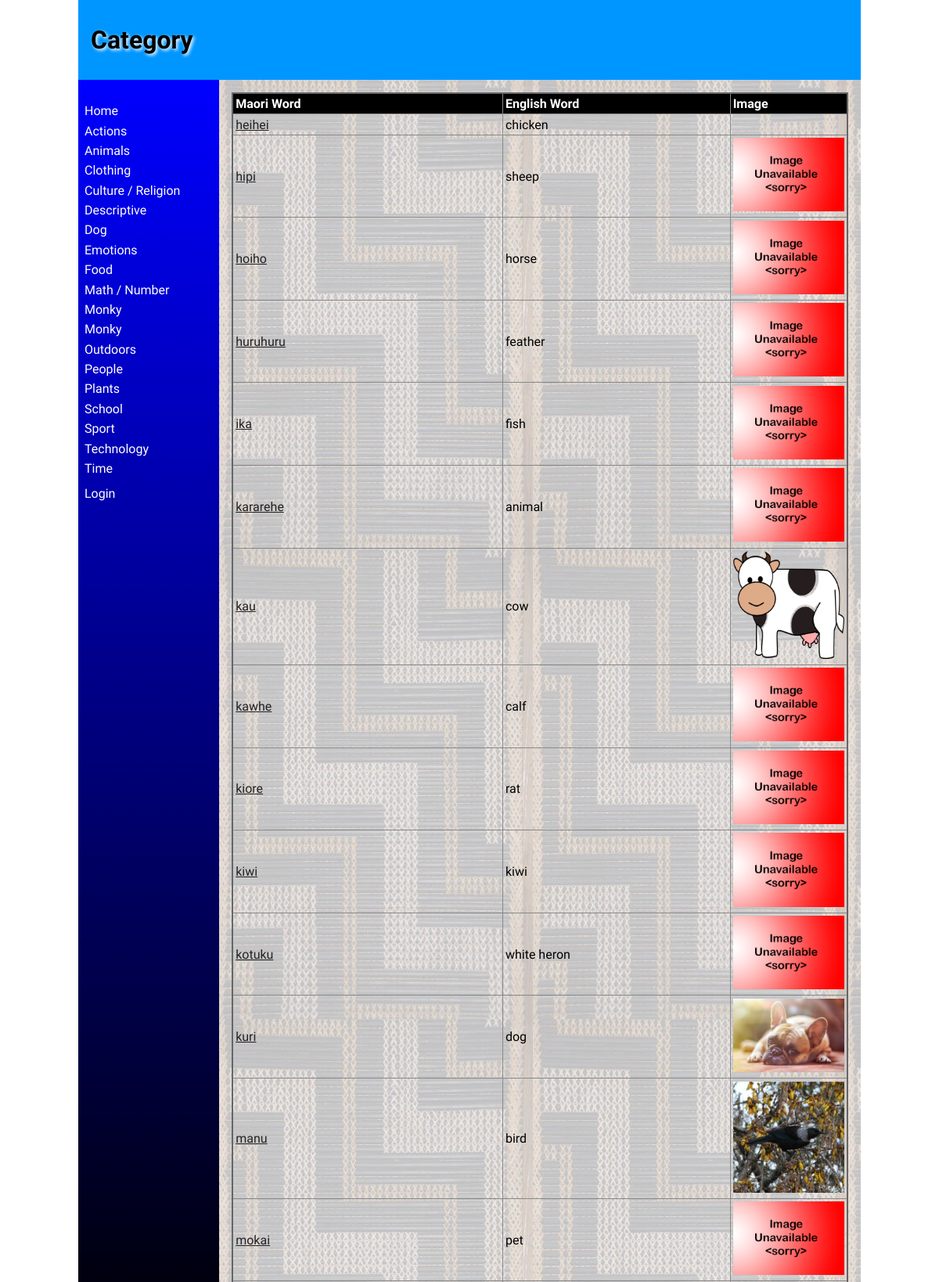
Page /category/2 (upper part) on the committed database.
### tables this page shows
CREATE TABLE categories
(
	id integer
		constraint categories_pk
			primary key autoincrement,
	category varchar(30)
);

CREATE TABLE "words"
(
    id           integer
        constraint words_pk
            primary key autoincrement
        constraint words_user_user_fk
            references user (user),
    maori_word   varchar(30),
    english_word varchar(30),
    catID        varchar(30)
        constraint words_categories_id_fk
            references categories,
    description  varchar(200),
    level        integer,
    userid       varchar(30),
    timestamp    datetime
, image varchar(30));

### app.py (the view, shortened to what this page needs)
@app.route('/category/<catID>',methods=['POST', 'GET'])
def web_categories_page(catID):
    query = "SELECT maori_word, english_word, catID, userid, id, description, image FROM words WHERE catID IS ? ORDER BY maori_word ASC"
    con = create_connection(DATABASE)
    cur = con.cursor()
    cur.execute(query,(catID,))
    word_list = cur.fetchall()
    con.close()
    print(catID)
    print(word_list)
    return render_template('category.html', categories=get_category_list(), logged_in=is_logged_in(), words=word_list, category=catID, teacher=is_teacher())

### app.py (called while the page is built)
def create_connection(db_file):
    try:
        connection = sqlite3.connect(db_file)
        return connection
    except Error as e:
        print(e)
    return None

def get_category_list():
    con = create_connection(DATABASE)
    query = "SELECT category, id FROM categories ORDER BY category ASC "
    cur = con.cursor()
    cur.execute(query)
    category_list = cur.fetchall()
    con.close()
    return category_list

def is_teacher():
    if session.get("role") == '1':
        print("Is a teacher")
        return True
    return False

def is_logged_in():
    if session.get("email") is None:
        print("Not logged in")
        return False
    else:
        print("Logged in")
        return True

### templates/category.html (shortened to what this page needs)
{%  extends 'base.html' %}
{% block heading %}Category{% endblock %}
{% block main %}
<table class="words-table">
        <thead>
            <tr>
                <th>Maori Word</th>
                <th>English Word</th>
                <th>Image</th>
            </tr>
        </thead>
        <tbody>
        {% for word in words %}
            <div class = words-box>
            <tr>
                <td><a href="/word/{{ word[4] }}">{{ word[0] }}</a></td>
                <td>{{ word[1] }}</td>
                <td width="150"><img src="/static/images/{{ word[6] }}.jpg" alt=""></td>
            </tr>
            </div>
        {% endfor %}
    </tbody>
</table>
{% endblock %}

### templates/base.html (shortened to what this page needs)
<!doctype html>
<html lang="en">
<head>
	<link href="{{ url_for('static', filename='css/style.css') }}" rel="stylesheet">
</head>
<body>
	<div id="container">
		<header>
			<h1>{% block heading %}MAORI DICTIONARY!{% endblock %}</h1>
		</header>
		<nav>
			<ul>
                <li><a href="/">Home</a></li>
				<div class="category">
				{% for category in categories %}
					<div class ="category-box">
						<li><a href="/category/{{ category[1] }}">{{ category[0] }}</a></li>
					</div>
                {% endfor %}
				</div>
				<li> </li>
				{% if logged_in %}
				<li><a href="/logout">Log out</a></li>
				{% else %}
				<li><a href="/login">Login</a></li>
				{% endif %}
			</ul>
		</nav>
		<main>
		{% block main %}{% endblock %}
        </main>
	</div>
</body>
</html>

### static/css/style.css (style rules this page uses)
* { font-family: Comfortaa, sans-serif; margin: 0; padding: 0; box-sizing: border-box; }
#container { display: grid; grid-template-columns: 75px auto; grid-template-areas: 'nav header' 'main main' 'footer footer'; }
header { grid-area: header; background-color: #0096FF; padding: 1rem; }
nav { grid-area: nav; }
main { grid-area: main; padding: 1rem; background-color: #edd; }
h1, h2, h3, h4 { padding: 1rem 0; font-family: 'Suez One', serif; color: #000; text-shadow: 2px 2px 4px #fff; }
a { color: #222; }
img { width: 100%; }
table { width: 100%; border: 2px solid #666; border-collapse: collapse; }
th, td { border: 1px solid #888; padding: 0.2rem; text-align: left; }
th { background-color: #000; color: #fff; }
@media only screen and (min-width: 768px) { #container { grid-template-columns: 180px auto; grid-template-areas: 'header header' 'nav main' 'footer footer'; } }
@media only screen and (min-width: 768px) { nav { background: linear-gradient(180deg, rgba(0,0,255,1) 0%, rgba(0, 0, 0, 1) 50%, rgba(255,0,255,1) 100%); padding: 0.5rem; } }
@media only screen and (min-width: 768px) { nav ul { list-style: none; } }
@media only screen and (min-width: 768px) { nav li { padding: 0.2rem 0; } }
@media only screen and (min-width: 768px) { nav a { color: #fff; text-decoration: none; } }
@media only screen and (min-width: 768px) { main { background-image: url('static/images/poutama.jpg'); } }
@media only screen and (min-width: 1000px) { #container { width: 1000px; margin: auto; } }

### rows in the picture
categories: category "Actions"
categories: category "Animals"
categories: category "Clothing"
categories: category "Culture / Religion"
categories: category "Descriptive"
categories: category "Dog"
categories: category "Emotions"
categories: category "Food"
categories: category "Math / Number"
categories: category "Monky"
categories: category "Monky"
categories: category "Outdoors"
categories: category "People"
categories: category "Plants"
categories: category "School"
categories: category "Sport"
categories: category "Technology"
categories: category "Time"
words: maori_word "heihei", english_word "chicken"
words: maori_word "hipi", english_word "sheep"
words: maori_word "hoiho", english_word "horse"
words: maori_word "huruhuru", english_word "feather"
words: maori_word "ika", english_word "fish"
words: maori_word "kararehe", english_word "animal"
words: maori_word "kau", english_word "cow", shows a picture
words: maori_word "kawhe", english_word "calf"
words: maori_word "kiore", english_word "rat"
words: maori_word "kiwi", english_word "kiwi"
words: maori_word "kotuku", english_word "white heron"
words: maori_word "kuri", english_word "dog", shows a picture
words: maori_word "manu", english_word "bird", image (picture)
words: maori_word "mokai", english_word "pet"
